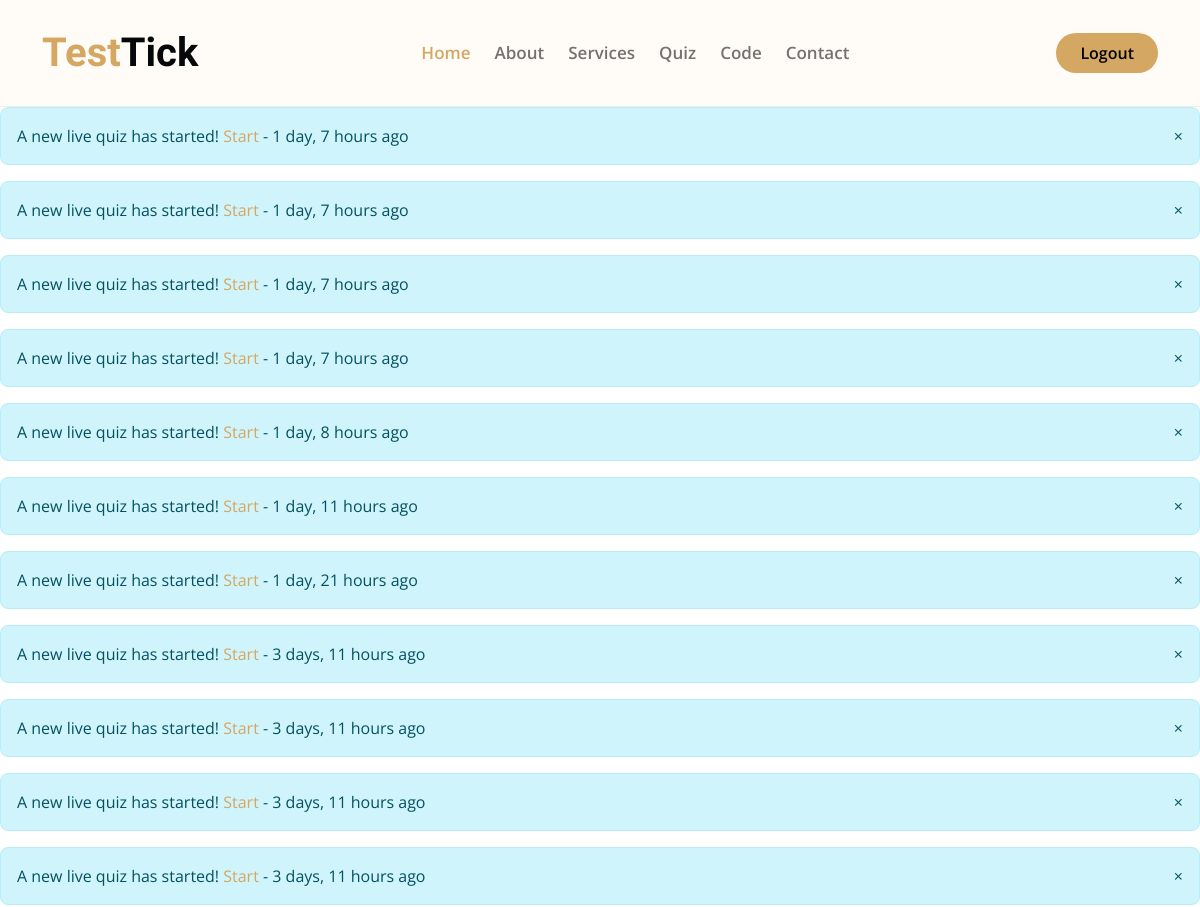
/ (signed in, upper part), run on an earlier commit of the app's database.
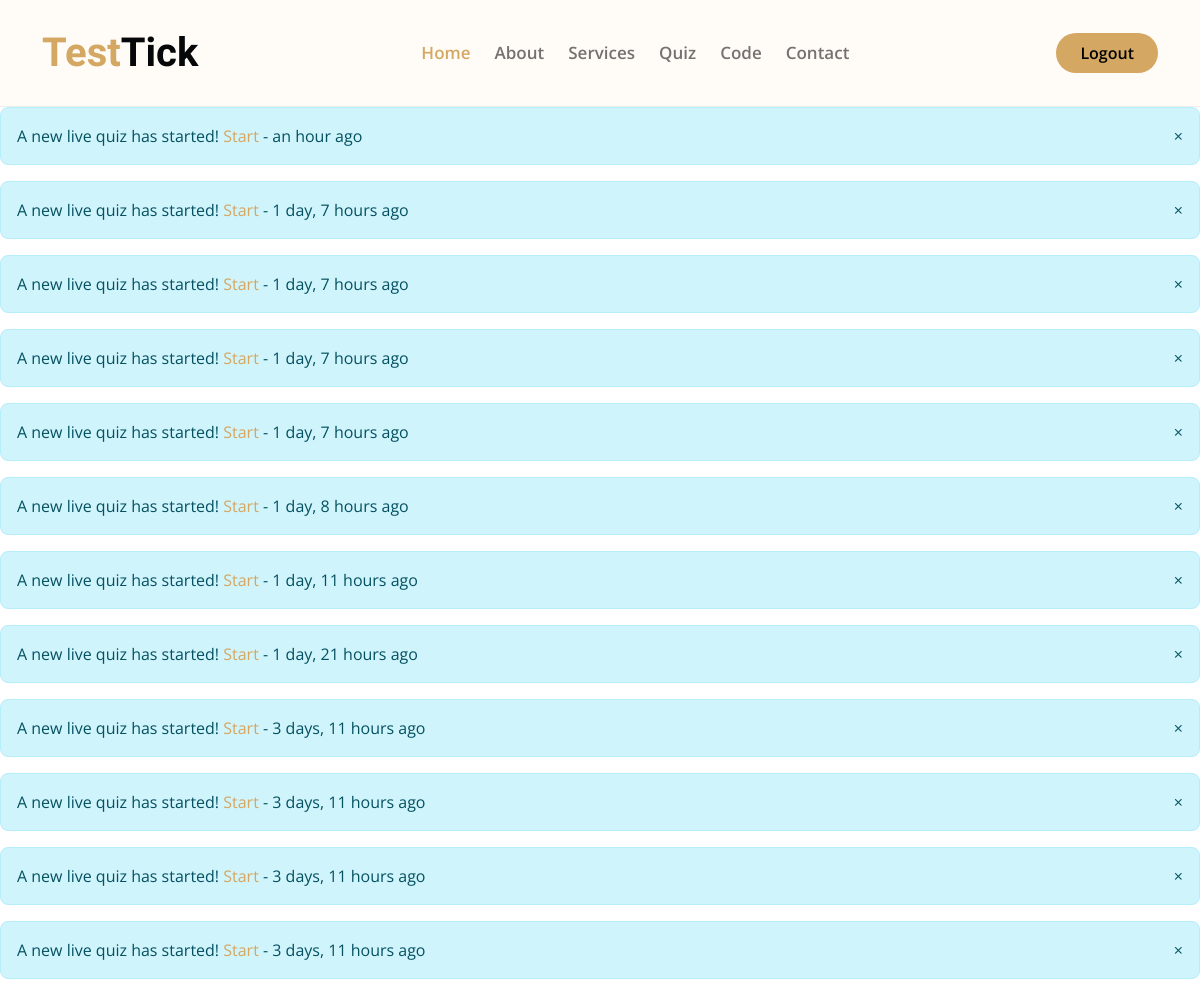
And on a later commit of the database.
### users/models.py (models this page shows, shortened)
class Notification(models.Model):
    user = models.ForeignKey(User, on_delete=models.CASCADE)
    message = models.TextField()
    created_at = models.DateTimeField(auto_now_add=True)
    read = models.BooleanField(default=False)

### pages/views.py (the view)
# urls.py: 2. Add a URL to urlpatterns:  path('', views.home, name='home')
def home(request):
    notifications = ""
    try:
        notifications = Notification.objects.filter(user=request.user, read=False).order_by('-created_at')
    except Exception as e:
        print(e)
    return render(request, 'pages/home.html',{'notifications': notifications})

### pages/templates/pages/home.html (shortened to what this page needs)
{% extends 'base.html' %}
{% load static %}
{% load humanize %}
{% block content %}
<div id="notification-container">
    {% for note in notifications %}
      <div class="alert alert-info notification" data-id="{{ note.id }}">
        <span class="close-btn" style="float:right; cursor:pointer;">&times;</span>
        A new live quiz has started! <a class="noti_links" href="{{ note.message }}">Start</a> - {{ note.created_at|naturaltime }}
      </div>
    {% endfor %}
  </div>
{% endblock %}

What changed in the data, as far as the page shows it:
added Notification: created_at "an hour ago"
